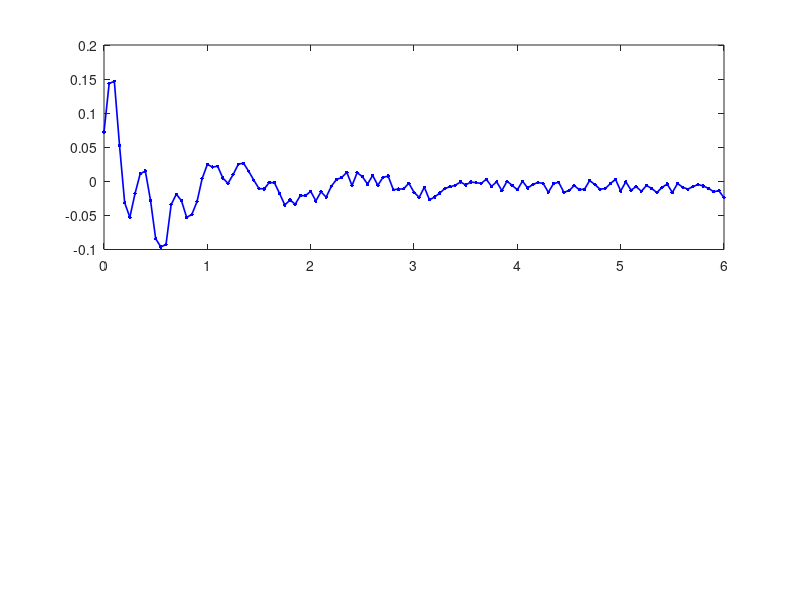

Here is the MATLAB script that generated this plot: (Note: this script raises an error after producing the figure.)
clear all; close all; clc;

T_total = 6;
dt = 0.05;
t = 0:dt:T_total;

start_angle_rad = deg2rad(5);

theta_base = start_angle_rad * exp(-0.8*t) .* cos(5*t);
chaos = 0.1 * exp(-1.5*t) .* sin(20*t);

steady_error = deg2rad(-0.5);
rng(55);
noise = 0.006 * randn(size(t));

theta_real = theta_base + chaos + steady_error + noise;
theta_diff = [0, diff(theta_real)/dt];

Kp_sim = 700;
Kd_sim = 60;
u_raw = -Kp_sim * theta_real - Kd_sim * theta_diff;
u_raw = u_raw + 40 * randn(size(t));

u_pwm = u_raw;
u_pwm(u_pwm > 255) = 255;
u_pwm(u_pwm < -255) = -255;

u_pwm = round(u_pwm);

figure(1);
set(gcf, 'Position', [100, 100, 800, 500]);
subplot(2,1,1);
plot(t, theta_real, 'b.-', 'LineWidth', 1.2, 'MarkerSize', 8);
yline(0, 'k--');

ylabel('Kąt \theta [rad]');
title('Pozycja robota (Start od 5 stopni)');
legend('Kąt przechylenia', 'Pion', 'Location', 'NorthEast');
grid on;
ylim([-0.15 0.15]);

subplot(2,1,2);
stairs(t, u_pwm, 'r', 'LineWidth', 1.2);
yline(255, 'k--');
yline(-255, 'k--');
ylabel('u');
xlabel('Czas [s]');
title('Sygnał sterujący');
ylim([-300 300]);
grid on;

exportgraphics(gcf, 'wyniki_real_chaos.png', 'Resolution', 300);
